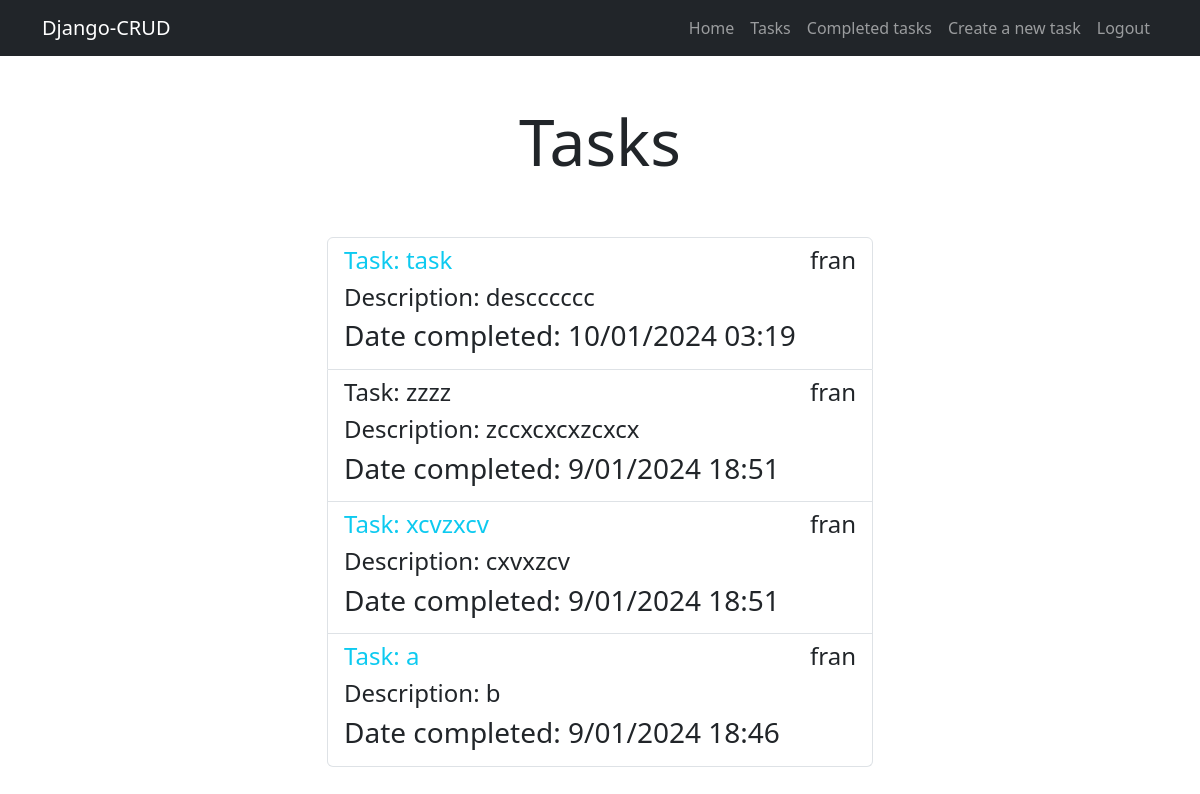
Page /tasks/completed (signed in) on the committed database.
### tasks/models.py (models this page shows, shortened)
class Task(models.Model):
    title = models.CharField(max_length=200)
    description = models.TextField(blank=True)
    created = models.DateTimeField(auto_now_add=True)
    datecompleted = models.DateTimeField(null=True, blank=True)
    important = models.BooleanField(default=False)
    user = models.ForeignKey(User, on_delete=models.CASCADE)

### tasks/views.py (the view)
# urls.py: path("tasks/completed", views.completed_tasks, name="completed_tasks"),
@login_required
def completed_tasks(request):
    tasks = list(
        Task.objects.filter(user=request.user, datecompleted__isnull=False).order_by('-datecompleted')
    )
    return render(request, "tasks/tasks.html", {"tasks": tasks})

### tasks/templates/tasks/tasks.html
{% extends 'base.html' %}
{% block content %}
    <main class="container">
        <div class="row justify-content-center">
            <div class="col-md-6">
                <h1 class="text-center py-5 display-3">Tasks</h1>
                <ul class="list-group mb-5">
                    {% for task in tasks %}
                    <a href="{% url 'task_details' task.id %}" class="list-group-item icon-link-hover">
                        <header class="justify-content-between d-flex">
                            {% if task.important %}
                                <h4 class="text-info">Task: {{task.title}}</h4>
                            {% else %}
                                <h4>Task: {{task.title}}</h4>
                            {% endif %}
                            <h4>{{task.user.username}}</h4>
                        </header>
                        <h4>Description: {{task.description}}</h4>
                        {% if task.datecompleted %}
                        <h3>Date completed: {{task.datecompleted|date:'j/m/Y H:i'}}</h3>
                        {% endif %}
                    </a>
                    {% endfor %}
                </ul>
            </div>
        </div>
    </main>
{% endblock content %}

### rows in the picture
Task: title "task", user.username "fran", description "descccccc", datecompleted "10/01/2024 03:19"
Task: title "zzzz", user.username "fran", description "zccxcxcxzcxcx", datecompleted "9/01/2024 18:51"
Task: title "xcvzxcv", user.username "fran", description "cxvxzcv", datecompleted "9/01/2024 18:51"
Task: title "a", user.username "fran", description "b", datecompleted "9/01/2024 18:46"
